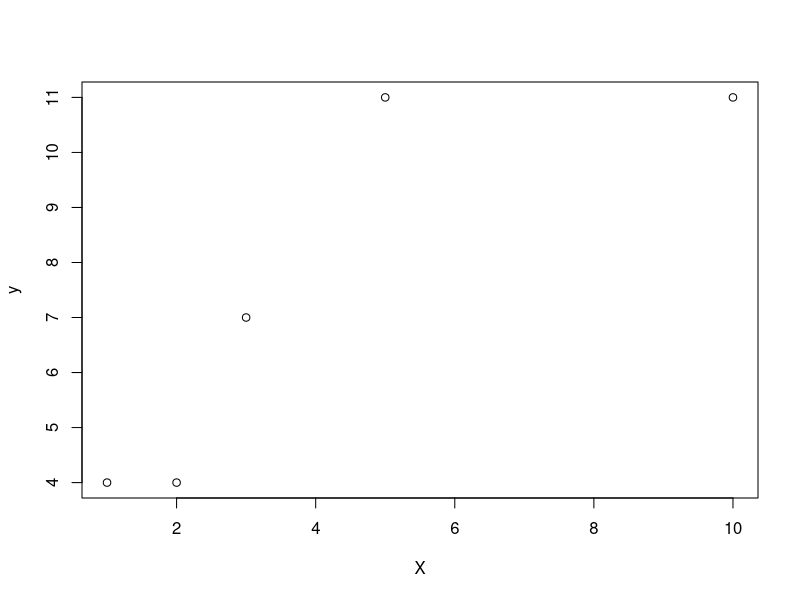

The R source for this figure:
#correlation:
#2. The following pairwise observations of the variables x and y are given:


#(a) Construct a scatter plot for x and y. Interpret the scatter plot.

y=c(4,4,7,11,11)
x=c(1,2,3,5,10)
plot(x,y,xlab="X", ylab="y")

#(b) Calculate and interpret the Pearson’s correlation coefficient 
#and the rank correclation coefficient!
cor(x,y)
cor(x,y, method = "spearman")

rank(x)
rank(y)

#3.Calculate an appropriate correlation measure for the data. Conclusions?

W=c(1,2,3,3,6,1,3,8)
V=c(4,4,5,3,8,1,5,6)
cor(W,V, method = "spearman")